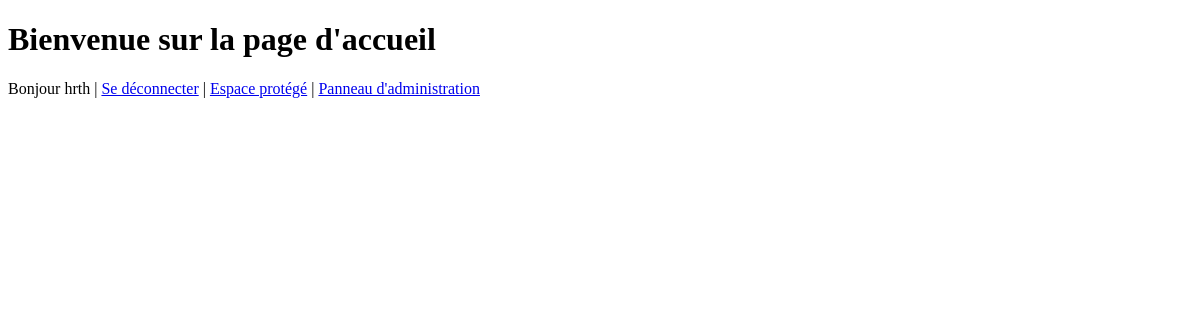
Before: / (signed in) with the older database file.
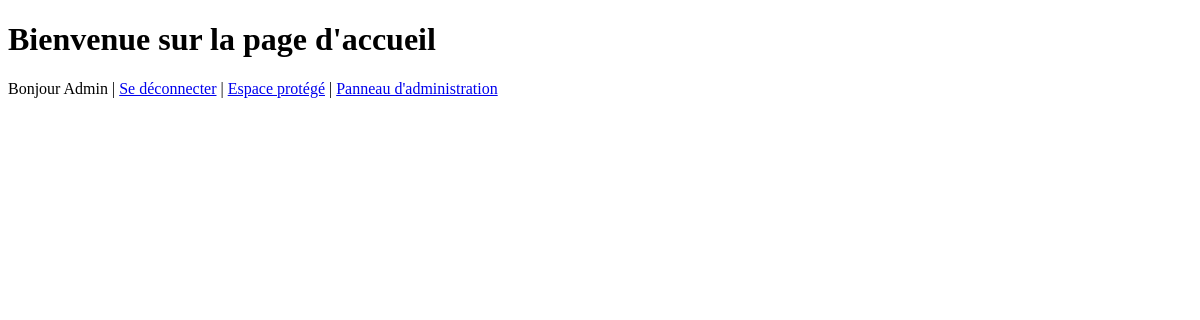
After: the same page with the newer database file.
### tables this page shows
CREATE TABLE utilisateurs (
    id_utilisateur INTEGER PRIMARY KEY,
    nom varchar(100) not null,
    courriel varchar(100) not null unique,
    mot_de_passe varchar(255) not null,
    created_at timestamp default current_timestamp
);

### index.py (the view)
@app.route('/', methods=['GET'])
def page_acceuil():
    return render_template('index.html')

### database.py (called while the page is built)
def _build_utilisateurs(result_set_item):
    utilisateur = {}
    utilisateur["id_utilisateur"] = result_set_item[0]
    utilisateur["nom"] = result_set_item[1]
    utilisateur["courriel"] = result_set_item[2]
    utilisateur["mot_de_passe"] = result_set_item[3]
    utilisateur["created_at"] = result_set_item[4]
    return utilisateur

    def get_connection(self):
        if self.connection is None:
            self.connection = sqlite3.connect('db/maBase.db')
        return self.connection

    def disconnect(self):
        if self.connection is not None:
            self.connection.close()

    def get_utilisateur(self, utilisateur_id):
        cursor = self.get_connection().cursor()
        query = ("select id_utilisateur, nom, courriel, mot_de_passe, "
                 "created_at from utilisateurs where id_utilisateur = ?")
        cursor.execute(query, (utilisateur_id,))
        item = cursor.fetchone()
        if item is None:
            return item
        else:
            return _build_utilisateurs(item)

### index.py (called while the page is built)
def get_db():
    db = getattr(g, '_database', None)
    if db is None:
        g._database = Database()
    return g._database

### templates/index.html (shortened to what this page needs)
<!DOCTYPE html>
<html lang="fr">
<head>
</head>
<body>
    <h1>Bienvenue sur la page d'accueil</h1>
    {% if current_user.is_authenticated %}
        Bonjour {{ current_user.nom }} | <a href="{{ url_for('logout') }}">Se déconnecter</a> |
        <a href="{{ url_for('protected') }}">Espace protégé</a> |
        {% if current_user.is_admin %}
            <a href="{{ url_for('admin') }}">Panneau d'administration</a>
        {% endif %}
    {% else %}
        <a href="{{ url_for('inscription') }}">S'inscrire</a> | <a href="{{ url_for('login') }}">Se connecter</a>
    {% endif %}
</body>
</html>

Changed rows visible on the page:
changed utilisateurs: nom "hrth" → "Admin"
